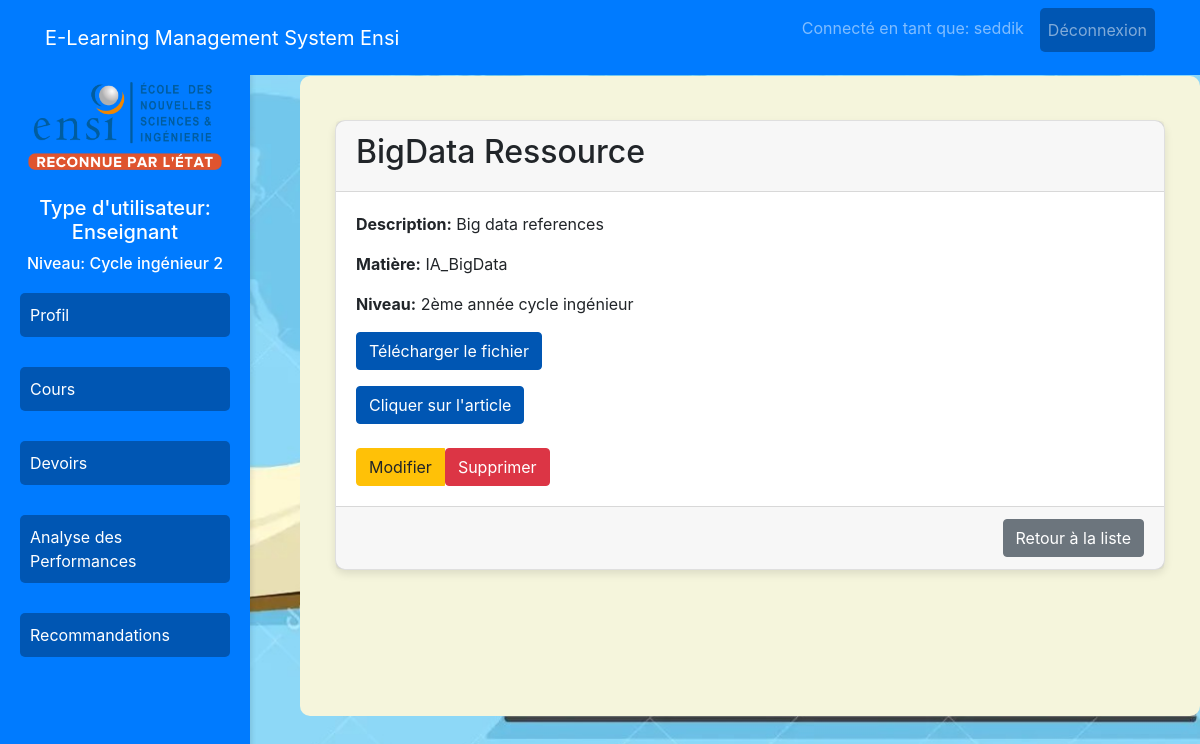
Screenshot of /resources/4/ (signed in) with the database file from the repository.
### education/models.py (models this page shows, shortened)
class Profile(models.Model):
    LEVEL_CHOICES = [
        (1, "1ère année cycle ingénieur"),
        (2, "2ème année cycle ingénieur"),
        (3, "3ème année cycle ingénieur"),
    ]
    user = models.OneToOneField(User, on_delete=models.CASCADE)
    bio = models.TextField(blank=True)
    phone = models.CharField(max_length=15, blank=True, null=True)
    is_teacher = models.BooleanField(default=False)
    is_admin = models.BooleanField(default=False)
    enrolled_courses = models.ManyToManyField('Course', blank=True, related_name='enrolled_students')
    level = models.IntegerField(choices=LEVEL_CHOICES, null=True, blank=True)

class Resource(models.Model):
    SUBJECT_CHOICES = [
        ('NetArch', 'Architecture .Net et communications'),
        ('ClientServer', 'Client/serveur'),
        ('MathIA', "Mathématiques pour l'intelligence artificielle"),
        ('UML', 'Modélisation Objet avec UML'),
        ('JavaJEE', 'Java avancée et Technologies JEE'),
        ('DevOps1', 'DevOps 1'),
        ('CostManagement', 'Management des coûts'),
        ('LangCom3', 'Langues et communication 3'),
        ('FullStackPython', 'Développement Full Stack Python'),
        ('AngularIonic', 'Framework Angular et Ionic'),
        ('DevOps2', 'DevOps 2'),
        ('IA_BigData', "Fondements de l'IA et Big Data"),
        ('OracleAdmin', 'Administration Oracle'),
        ('LangCom4', 'Langues et communication 4'),
        ('TutoredProject2', 'Projet tutoré 2'),
        ('Cryptography', 'Cryptographie'),
        ('LinuxAdmin', 'Sécurité et administration Système Linux'),
        ('NetworkSecurity', 'Sécurité des réseaux et Cloud'),
        ('AppSec', 'Sécurité applicative au développent des SI'),
        ('ERP', 'ERP : ODOO et SAP'),
        ('LaborIP', 'Droit de travail et propriété intellectuelle'),
        ('ProjectManagement', 'Management de projets et agilité'),
        ('LangCom5', 'Langues et communication 5'),
    ]
    RESOURCE_TYPE_CHOICES = [
        ('article', 'Article'),
        ('video', 'Vidéo'),
        ('exercise', 'Exercice'),
        ('file', 'Fichier')
    ]
    title = models.CharField(max_length=200)
    description = models.TextField()
    link = models.URLField(blank=True)
    file = models.FileField(upload_to='resources/', blank=True, null=True)
    subject = models.CharField(max_length=100, choices=SUBJECT_CHOICES)
    level = models.IntegerField(choices=[
        (2, "2ème année cycle ingénieur"),
        (3, "3ème année cycle ingénieur"),
    ])
    resource_type = models.CharField(max_length=20, choices=RESOURCE_TYPE_CHOICES)
    created_by = models.ForeignKey(User, on_delete=models.CASCADE, null=True, blank=True)

### education/views.py (the view)
# urls.py: path('resources/<int:resource_id>/', views.resource_detail, name='resource_detail'),
@login_required
def resource_detail(request, resource_id):
    resource = get_object_or_404(Resource, id=resource_id)
    return render(request, 'resource_detail.html', {'resource': resource})

### education/templates/resource_detail.html (shortened to what this page needs)
{% extends 'base.html' %}
{% block content_class %}content-assignments{% endblock %}
{% block content %}
<div class="container">
    <div class="card mt-4">
        <div class="card-header">
            <h2>{{ resource.title }}</h2>
        </div>
        <div class="card-body">
            <p><strong>Description:</strong> {{ resource.description }}</p>
            <p><strong>Matière:</strong> {{ resource.subject }}</p>
            <p><strong>Niveau:</strong> {{ resource.get_level_display }}</p>
            {% if resource.file %}
                <p><a href="{{ resource.file.url }}" class="btn btn-primary" target="_blank">Télécharger le fichier</a></p>
            {% endif %}
            {% if resource.link %}
                <p><a href="{{ resource.link }}" class="btn btn-primary" target="_blank">Cliquer sur l'article</a></p>
            {% endif %}
            {% if user.is_superuser or user.profile.is_teacher %}
                <div class="btn-group mt-2" role="group" aria-label="Actions">
                    <a href="{% url 'resource_update' resource.id %}" class="btn btn-warning">Modifier</a>
                    <form method="post" action="{% url 'resource_delete' resource.id %}" style="display: inline;">
                        <button type="submit" class="btn btn-danger">Supprimer</button>
                    </form>
                </div>
            {% endif %}
        </div>
        <div class="card-footer text-right">
            <a href="{% url 'resource_list' %}" class="btn btn-secondary">Retour à la liste</a>
        </div>
    </div>
</div>
{% endblock %}

### education/templates/base.html (shortened to what this page needs)
<!DOCTYPE html>
<html lang="fr">
<head>
    {% load static %}
    <link rel="stylesheet" href="https://stackpath.bootstrapcdn.com/bootstrap/4.5.2/css/bootstrap.min.css">
</head>
<body>
    <nav class="navbar navbar-expand-lg navbar-dark fixed-top">
        <div class="container">
            <div class="d-flex align-items-center w-100">
                <a class="navbar-brand mr-auto" href="{% if request.user.is_superuser %}{% url 'admin_dashboard' %}{% elif request.user.profile.is_teacher %}{% url 'teacher_dashboard' %}{% else %}{% url 'student_dashboard' %}{% endif %}">
                    E-Learning Management System Ensi
                </a>
                <ul class="navbar-nav">
                    {% if request.user.is_authenticated %}
                        <li class="nav-item">
                            <span class="navbar-text mr-3">Connecté en tant que: {{ request.user.username }}</span>
                        </li>
                        <li class="nav-item">
                            <a class="nav-link" href="{% url 'logout' %}">Déconnexion</a>
                        </li>
                    {% endif %}
                </ul>
            </div>
        </div>
    </nav>
    <div class="container-fluid">
        <div class="row">
            <div class="col-md-3 sidebar">
                <div class="user-info">
                    <img src="{% static 'Images/ENSI.png' %}">
                    <h5>
                        Type d'utilisateur:
                        {% if request.user.is_superuser %}
                            Admin
                        {% elif request.user.profile.is_teacher %}
                            Enseignant
                        {% else %}
                            Étudiant
                        {% endif %}
                    </h5>
                    <h6>
                        Niveau:
                        {% if request.user.profile.level %}
                            Cycle ingénieur {{ request.user.profile.level }}
                        {% else %}
                            Admin
                        {% endif %}
                    </h6>
                </div>
                <ul class="nav flex-column">
                    {% if request.user.is_authenticated %}
                        <li class="nav-item menu-item-profile">
                            <a class="nav-link" href="{% url 'profile' %}">Profil</a>
                        </li>
                        <li class="nav-item menu-item-courses">
                            <a class="nav-link" href="{% url 'course_list' %}">Cours</a>
                        </li>
                        <li class="nav-item menu-item-assignments">
                            <a class="nav-link" href="{% url 'assignment_list' %}">Devoirs</a>
                        </li>
                        {% if request.user.profile.is_teacher %}
                            <li class="nav-item menu-item-analysis">
                                <a class="nav-link" href="{% url 'performance_analysis' %}">Analyse des Performances</a>
                            </li>
                        {% endif %}
                        <li class="nav-item menu-item-recommendations">
                            <a class="nav-link" href="{% url 'resource_list' %}">Recommandations</a>
                        </li>
                    {% endif %}
                </ul>
            </div>
            <div class="col-md-9 content {% block content_class %}{% endblock %}">
                {% block content %}{% endblock %}
            </div>
        </div>
    </div>
</body>
</html>

### rows the page displays
Resource: title "BigData Ressource", description "Big data references", subject "IA_BigData", level "2ème année cycle ingénieur"

### other values shown
{{ request.user.username }} "seddik"
{{ request.user.profile.level }} "2"
